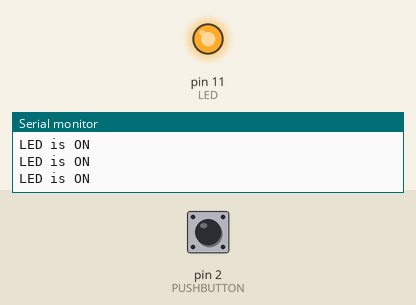
Bench run of a sketch on a simulated Arduino Uno, built with avr-gcc and run on an emulated ATmega328P. Parts: output pins drawn as LEDs (lit = HIGH), the last lines printed to the serial monitor. The inputs (shaded band) are chosen by the test bench; at power-on: pin 2 (PUSHBUTTON) LOW.

Above: at 2.8 s.
2.9 s: pin 2 (PUSHBUTTON) pulled HIGH for 1.2 s
At 3.9 s:
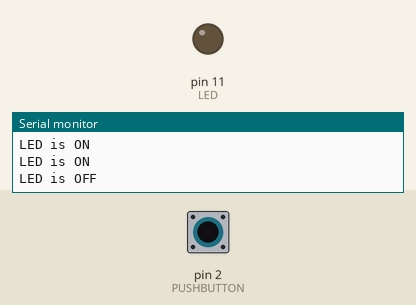
6.5 s: pin 2 (PUSHBUTTON) pulled HIGH for 3.2 s
At 10.4 s:
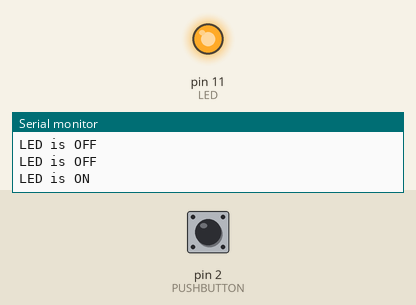
Timing chart, 0 to 11.9 s (numbered marks = the images above; inputs shaded):
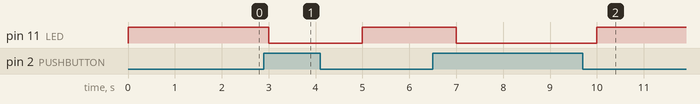

Measured:
- after the input at 2.9 s, pin 11 (LED): HIGH → LOW after 0.10 s, → HIGH 2.0 s later
- after the input at 6.5 s, pin 11 (LED): HIGH → LOW after 0.50 s, → HIGH 3.0 s later

The sketch:

p7.ino
```cpp
#define LED 11
#define PUSHBUTTON 2
void setup() {
  // using a pull up resistor
  pinMode(PUSHBUTTON, INPUT);
  pinMode(LED, OUTPUT);
  Serial.begin(9600);
}

void loop() {
  if (digitalRead(PUSHBUTTON)==HIGH)
  {
    Serial.println("LED is OFF");
    digitalWrite(LED, LOW);
    delay(1000);
  }
  else
  {
    Serial.println("LED is ON");
    digitalWrite(LED, HIGH);
    delay(1000);
  }
}
```
